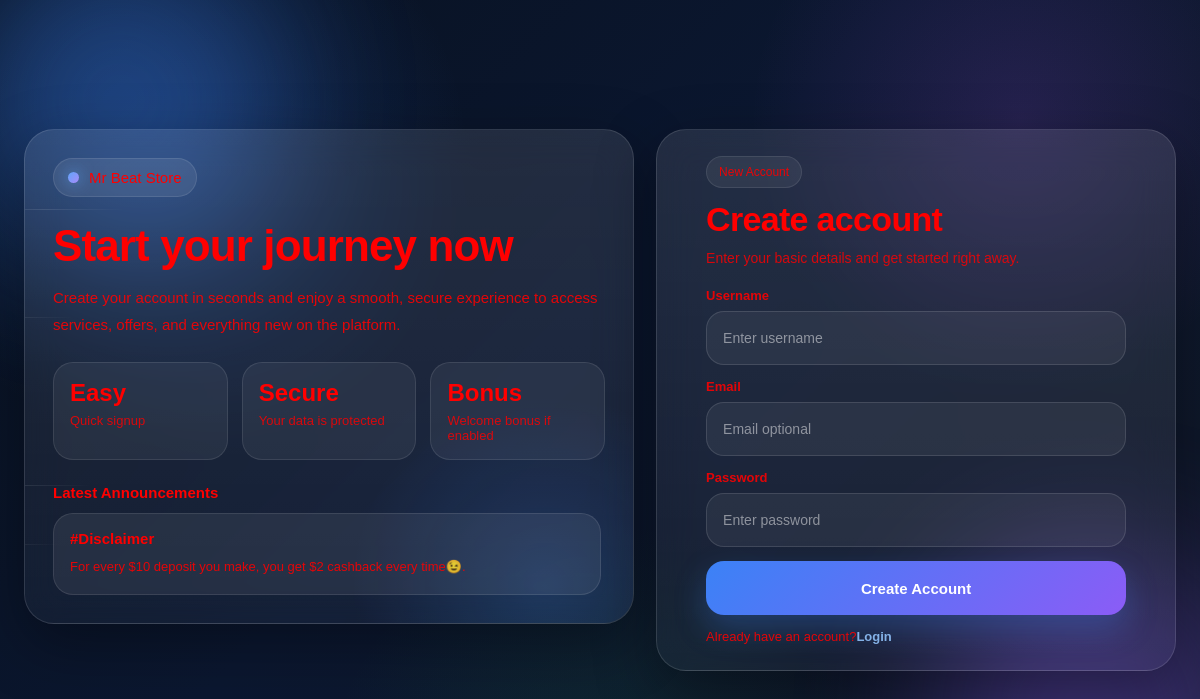
/register.php, run on the app's committed database.
### tables this page shows
CREATE TABLE `announcements` (
  `id` bigint(20) UNSIGNED NOT NULL,
  `title` varchar(190) NOT NULL,
  `body` text DEFAULT NULL,
  `is_active` tinyint(1) NOT NULL DEFAULT 1,
  `sort_order` int(11) NOT NULL DEFAULT 0,
  `created_at` timestamp NOT NULL DEFAULT current_timestamp()
);

CREATE TABLE `settings` (
  `k` varchar(100) NOT NULL,
  `v` text DEFAULT NULL,
  `updated_at` timestamp NOT NULL DEFAULT current_timestamp() ON UPDATE current_timestamp()
);

### bootstrap.php (called while the page is built, shortened)
<?php
$config = require __DIR__ . '/config.php';
function mr_config(string $key, $default = null) {
static $cfg = null;
if ($cfg === null) {
$cfg = require __DIR__ . '/config.php';
}
$parts = explode('.', $key);
$cur = $cfg;
foreach ($parts as $p) {
$cur = $cur[$p];
}
return $cur;
}
function mr_db(): PDO {
static $pdo = null;
if ($pdo instanceof PDO) {
return $pdo;
}
$dsn = 'mysql:host=' . mr_config('db.host')
. ';dbname=' . mr_config('db.name')
. ';charset=' . mr_config('db.charset');
$pdo = new PDO(
$dsn,
(string)mr_config('db.user'),
(string)mr_config('db.pass'),
[
PDO::ATTR_ERRMODE => PDO::ERRMODE_EXCEPTION,
PDO::ATTR_DEFAULT_FETCH_MODE => PDO::FETCH_ASSOC,
]
);
return $pdo;
}
function mr_setting(string $key, $default = null) {
static $cache = null;
if ($cache === null) {
$cache = [];
try {
$rows = mr_db()->query("SELECT k,v FROM settings")->fetchAll();
foreach ($rows as $r) {
$cache[$r['k']] = $r['v'];
}
} catch (Throwable $e) {
$cache = [];
}
}
return array_key_exists($key, $cache) ? $cache[$key] : $default;
}
function mr_lang(): string {
return (string)($_SESSION['lang'] ?? mr_setting('site_lang_default', 'en'));
}

### config.php (called while the page is built, shortened)
<?php
return [
'app' => [
'name' => 'Mr Beat Pay',
'base_url' => 'https://mrbeat.store',
'admin_path' => '/mr-beat-admin',
'timezone' => 'Africa/Cairo',
],
'db' => [
'host' => 'localhost',
'name' => 'mrbeat_store',
'user' => 'mrbeat_store',
'pass' => '01122936117Zzzz',
'charset' => 'utf8mb4',
],
'security' => [
'password_algo' => PASSWORD_DEFAULT,
'session_name' => 'MRBEATSESS',
],
];

### register.php (the view, shortened to what this page needs)
<?php
require __DIR__ . '/app/bootstrap.php';
$pdo = mr_db();
$is_ar = (mr_lang() === 'ar');
$announcements = [];
try {
$announcements = $pdo->query("SELECT * FROM announcements WHERE is_active=1 ORDER BY sort_order ASC, id DESC LIMIT 10")->fetchAll();
} catch (Throwable $e) {
$announcements = [];
}
$site_name = htmlspecialchars(mr_site_name(), ENT_QUOTES, 'UTF-8');
?>
<!doctype html>
<html lang="<?php echo $is_ar ? 'ar' : 'en'; ?>" dir="<?php echo $is_ar ? 'rtl' : 'ltr'; ?>">
<head>
<link rel="stylesheet" href="<?php echo mr_config('app.base_url'); ?>/assets/app.css">
</head>
<body>
<div class="pageWrap">
<div class="heroPanel">
<div class="floatingLines">
<span></span>
<span></span>
<span></span>
<span></span>
</div>
<div class="brandBadge">
<span class="brandDot"></span>
<span><?php echo $site_name; ?></span>
</div>
<div class="heroContent">
<h1 class="heroTitle">
<?php echo $is_ar ? 'ابدأ رحلتك الآن' : 'Start your journey now'; ?>
</h1>
<div class="heroText">
<?php
echo $is_ar
? 'أنشئ حسابًا جديدًا في ثوانٍ، واحصل على تجربة سلسة وآمنة للوصول إلى الخدمات، العروض، وكل ما هو جديد داخل المنصة.'
: 'Create your account in seconds and enjoy a smooth, secure experience to access services, offers, and everything new on the platform.';
?>
</div>
<div class="heroStats">
<div class="statBox">
<div class="statNum">Easy</div>
<div class="statLabel"><?php echo $is_ar ? 'تسجيل سريع' : 'Quick signup'; ?></div>
</div>
<div class="statBox">
<div class="statNum">Secure</div>
<div class="statLabel"><?php echo $is_ar ? 'بياناتك محمية' : 'Your data is protected'; ?></div>
</div>
<div class="statBox">
<div class="statNum">Bonus</div>
<div class="statLabel"><?php echo $is_ar ? 'مكافآت ترحيبية حسب الإعدادات' : 'Welcome bonus if enabled'; ?></div>
</div>
</div>
</div>
<div class="announceWrap">
<div class="announceTitle">
<?php echo $is_ar ? 'آخر الإعلانات' : 'Latest Announcements'; ?>
</div>
<div class="announceList">
<?php if (!$announcements): ?>
<div class="announceItem">
<div class="announceHead"><?php echo $is_ar ? 'لا توجد إعلانات حالياً' : 'No announcements right now'; ?></div>
<div class="announceBody">
<?php echo $is_ar ? 'عند إضافة أي إعلان من لوحة الأدمن سيظهر هنا تلقائيًا.' : 'Any active announcement added by admin will appear here automatically.'; ?>
</div>
</div>
<?php else: ?>
<?php foreach ($announcements as $a): ?>
<div class="announceItem">
<div class="announceHead"><?php echo htmlspecialchars($a['title'] ?? '', ENT_QUOTES, 'UTF-8'); ?></div>
<div class="announceBody"><?php echo htmlspecialchars($a['body'] ?? '', ENT_QUOTES, 'UTF-8'); ?></div>
</div>
<?php endforeach; ?>
<?php endif; ?>
</div>
</div>
</div>
<div class="registerPanel">
<div class="registerCard">
<div class="registerTop">
<div class="kicker"><?php echo $is_ar ? 'حساب جديد' : 'New Account'; ?></div>
<h2 class="registerTitle"><?php echo $is_ar ? 'إنشاء حساب' : 'Create account'; ?></h2>
<div class="registerSub">
<?php echo $is_ar ? 'اكتب بياناتك الأساسية وابدأ فورًا.' : 'Enter your basic details and get started right away.'; ?>
</div>
</div>
<form method="post">
<div class="formGroup">
<label class="inputLabel"><?php echo $is_ar ? 'اسم المستخدم' : 'Username'; ?></label>
<div class="inputWrap">
<input name="username" placeholder="<?php echo $is_ar ? 'اكتب اسم المستخدم' : 'Enter username'; ?>" required>
</div>
</div>
<div class="formGroup">
<label class="inputLabel"><?php echo $is_ar ? 'البريد الإلكتروني' : 'Email'; ?></label>
<div class="inputWrap">
<input name="email" placeholder="<?php echo $is_ar ? 'البريد الإلكتروني اختياري' : 'Email optional'; ?>">
</div>
</div>
<div class="formGroup">
<label class="inputLabel"><?php echo $is_ar ? 'كلمة المرور' : 'Password'; ?></label>
<div class="inputWrap">
<input name="password" type="password" placeholder="<?php echo $is_ar ? 'اكتب كلمة المرور' : 'Enter password'; ?>" required>
</div>
</div>
<button type="submit" class="registerBtn"><?php echo $is_ar ? 'إنشاء الحساب' : 'Create Account'; ?></button>
</form>
<div class="registerBottom">
<?php echo $is_ar ? 'عندك حساب بالفعل؟' : 'Already have an account?'; ?>
<a href="login.php"><?php echo $is_ar ? 'تسجيل دخول' : 'Login'; ?></a>
</div>
</div>
</div>
</div>
</body>
</html>

### data on the page
announcements: title "#Disclaimer", body "For every $10 deposit you make, you get $2 cashback every time😉."
